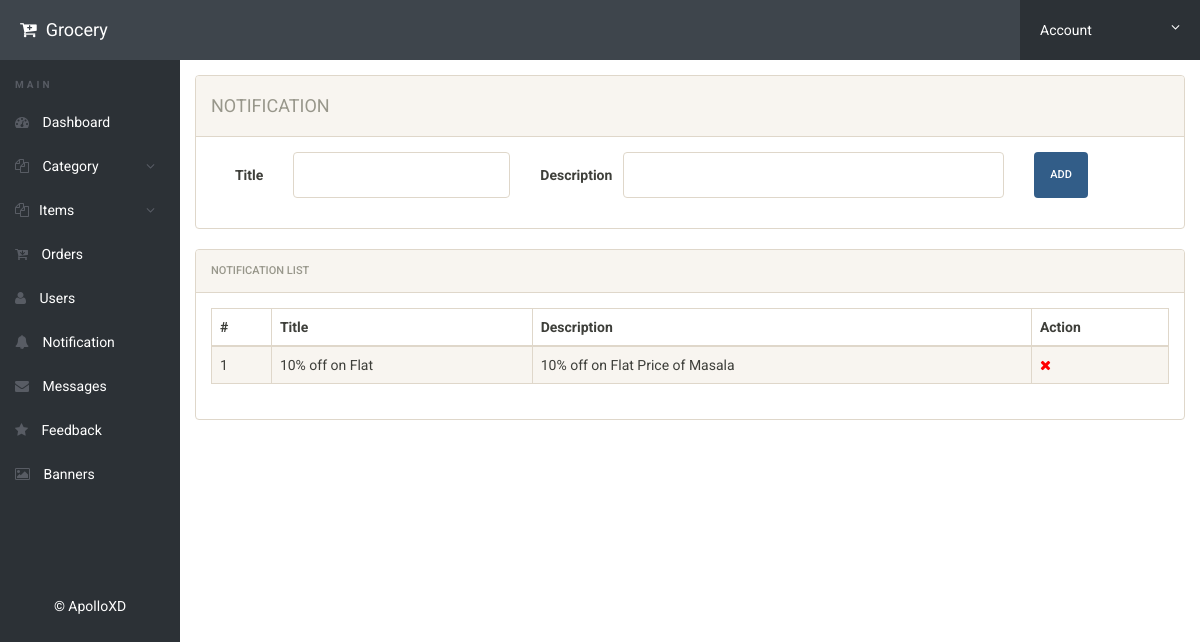
The app's page /admin/notification.php (signed in) with its own data.
### tables this page shows
CREATE TABLE `notification` (
  `id` int(11) NOT NULL,
  `title` varchar(200) NOT NULL,
  `description` text NOT NULL
);

### admin/notification.php (the view, shortened to what this page needs)
<?php
include('includes/config.php');
if(strlen($_SESSION['alogin'])==0)
{
header('location:index.php');
}
else{
?>
<!doctype html>
<html lang="en" class="no-js">
  <head>
    <link rel="stylesheet" href="css/font-awesome.min.css">
    <link rel="stylesheet" href="css/bootstrap.min.css">
    <link rel="stylesheet" href="css/dataTables.bootstrap.min.css">
    <link rel="stylesheet" href="css/bootstrap-social.css">
    <link rel="stylesheet" href="css/bootstrap-select.css">
    <link rel="stylesheet" href="css/fileinput.min.css">
    <link rel="stylesheet" href="css/awesome-bootstrap-checkbox.css">
    <link rel="stylesheet" href="css/style.css">
  </head>
  <body>
    <?php include('includes/header.php');?>
    <div class="ts-main-content">
      <?php include('includes/leftbar.php');?>
      <div class="content-wrapper">
        <div class="container-fluid">
          <div class="row">
            <div class="col-md-12">
              <div class="row">
                <div class="col-md-12">
                  <div class="panel panel-default">
                    <div class="panel-heading">
                      <h4>Notification
                      </h4>
                    </div>
                    <div class="panel-body">
                      <form method="post" class="form-horizontal">
                        <div class="form-group">
                          <label class="col-sm-1 control-label">Title
                          </label>
                          <div class="col-sm-3">
                            <input type="text" class="form-control" name="title" required>
                          </div>
                          <label class="col-sm-1 control-label">Description
                          </label>
                          <div class="col-sm-5">
                            <input type="text" class="form-control" name="desc" required>
                          </div>
                          <div class="col-sm-2">
                            <button class="btn btn-primary" name="submit" type="submit">ADD
                            </button>
                          </div>
                        </div>
                      </form>
                    </div>
                  </div>
                </div>
              </div>
            </div>
          </div>
          <div class="panel panel-default">
            <div class="panel-heading">Notification List
            </div>
            <div class="panel-body">
              <table class="display table table-striped table-bordered table-hover" cellspacing="0" width="100%">
                <thead>
                  <tr>
                    <th>#
                    </th>
                    <th>Title
                    </th>
                    <th>Description
                    </th>
                    <th>Action
                    </th>
                  </tr>
                </thead>
                <tbody>
                  <?php $sql = "SELECT * from notification ORDER BY id DESC";
                      $query = $dbh -> prepare($sql);
                      $query->execute();
                      $results=$query->fetchAll(PDO::FETCH_OBJ);
                      $cnt=1;
                      if($query->rowCount() > 0)
                      {
                      foreach($results as $result)
                      {				?>
                  <tr>
                    <td>
                      <?php echo htmlentities($cnt);?>
                    </td>
                    <td>
                      <?php echo htmlentities($result->title);?>
                    </td>
                    <td>
                      <?php echo htmlentities($result->description);?>
                    </td>
                    <td>
                      <a href="notification.php?del=<?php echo $result->id;?>" onclick="return confirm('Do you want to delete');">
                        <i class="fa fa-close" style="color:red">
                        </i>
                      </a>
                    </td>
                  </tr>
                  <?php $cnt=$cnt+1; }} ?>
                </tbody>
              </table>
            </div>
          </div>
        </div>
      </div>
    </div>
  </body>
</html>
<?php } ?>

### admin/css/style.css (style rules this page uses)
html { font-size: 14px; }
@media only screen and (min-width: 480px) { html { font-size: 17px; } }
@media only screen and (min-width: 768px) { html { font-size: 14px; } }
body { font-size: 1em; }
a { color: #37a6c4; }
.btn { font-family: 'Roboto', sans-serif; }
.panel { overflow: hidden; }
.btn { text-transform: none; }
.ts-main-content .content-wrapper { padding-top: 15px; margin-top: 60px; }
@media only screen and (min-width: 992px) { .ts-main-content .content-wrapper { margin-left: 180px; } }

### records on screen
notification: title "10% off on Flat", description "10% off on Flat Price of Masala"
